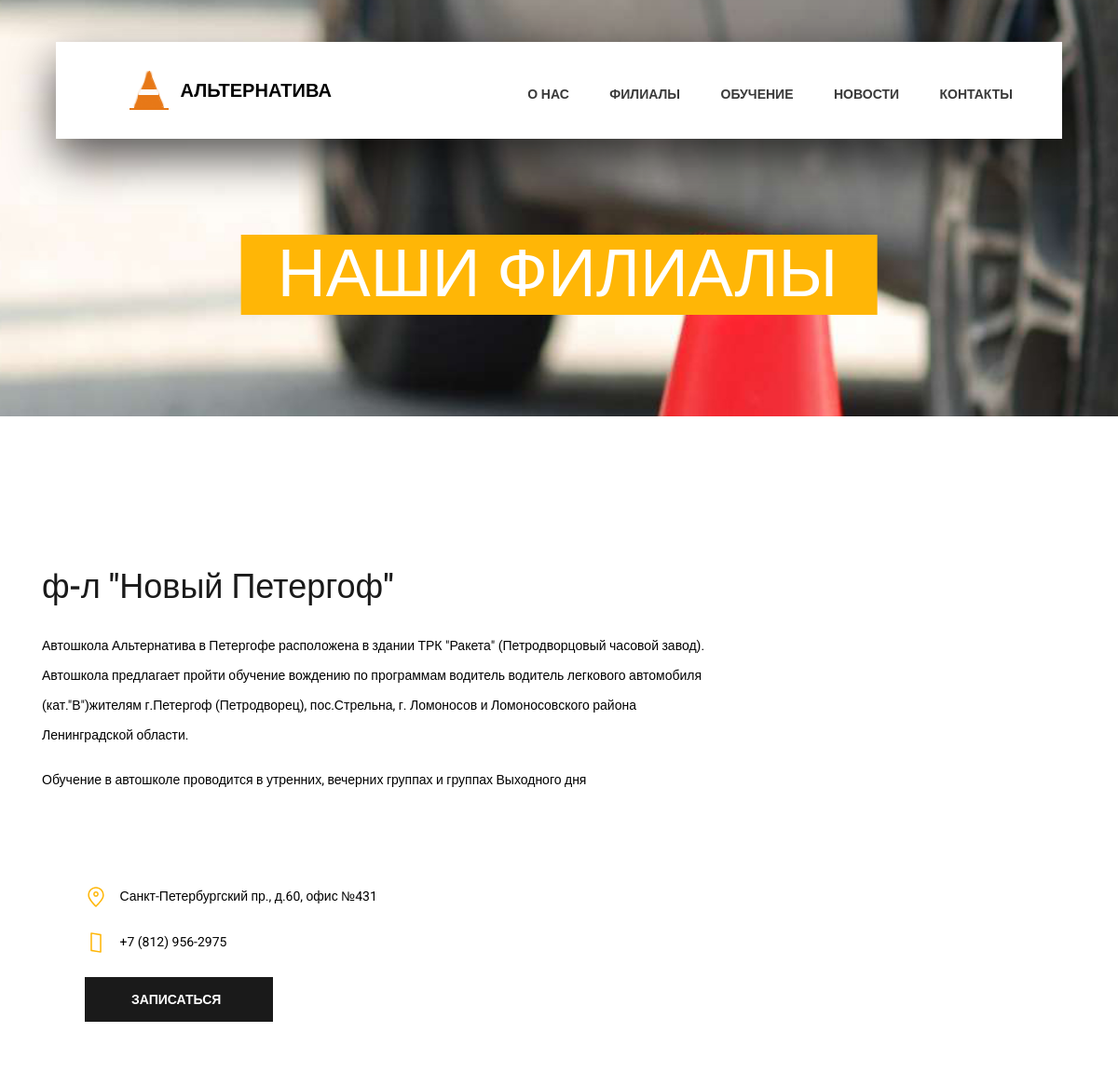
The app's page /classes/ (upper part), older data.
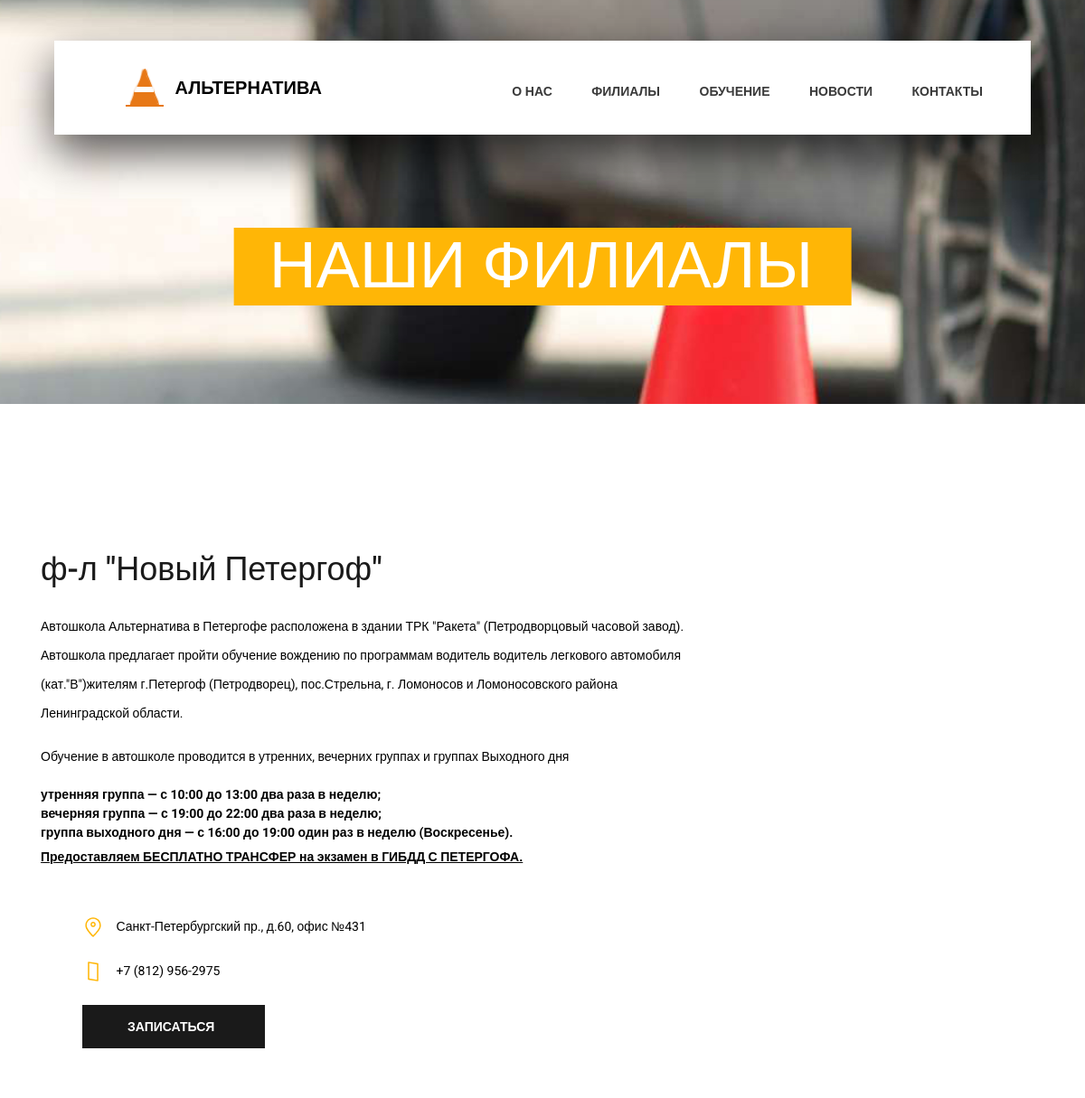
The same page, newer data.
### schooldriving/models.py (models this page shows, shortened)
class Branches(models.Model):
    name = models.CharField('Название филиала:', max_length=500)
    address = models.CharField('Адрес филиала:', max_length=500)
    phone = models.CharField('Номер телефона:', max_length=25, default='',)
    lat = models.CharField('Широта', max_length=50, default=None,
                                   help_text='Введите гео-координаты филиала вформате:60.0520376.Взять в google')
    lng = models.CharField('Долгота', max_length=50, default=None,help_text='Введите гео-координаты филиала вформате:30.334460.Взять в google')
    url = models.CharField('Url страницы для записи', max_length=250,help_text='gorelovo', default='')
    is_active = models.BooleanField('Активен:', default=True)
    description = RichTextField('Описание:', blank=True, null=True,)
    comments = models.CharField('Комментарий:', max_length=500, blank=True, null=True,)
    class Meta:
        verbose_name = 'Филиал'
        verbose_name_plural = 'Филиалы'

### schooldriving/views.py (the view)
# urls.py: path('classes/', views.classes, name='classes'),
def classes(request):
    branches = Branches.objects.filter(is_active=True)
    return render(request, 'classes.html', locals())

### schooldriving/templates/classes.html (shortened to what this page needs)
<!DOCTYPE html>
<html lang="en">
<head>
    {% load static %}
    <link rel="stylesheet" type="text/css" href="{% static 'styles/bootstrap4/bootstrap.min.css' %}">
    <link href="{% static 'plugins/fontawesome-free-5.0.1/css/fontawesome-all.css' %}" rel="stylesheet" type="text/css">
    <link rel="stylesheet" type="text/css" href="{% static 'styles/contact_styles.css' %}">
    <link rel="stylesheet" type="text/css" href="{% static 'styles/contact_responsive.css' %}">
</head>
<body>
<div class="super_container">
    <header class="header d-flex flex-row">
        <div class="header_content d-flex flex-row align-items-center">
            <div class="logo_container">
                <div class="logo">
                    <img src="{% static 'images/logo.png' %}" alt="">
                    <span><a id="logo-name" href="/">Альтернатива</a></span>
                </div>
            </div>
            <nav class="main_nav_container">
                <div class="main_nav">
                    <ul class="main_nav_list">
                        <li class="main_nav_item"><a href="/">О Нас</a></li>
                        <li class="main_nav_item"><a href="/classes">Филиалы</a></li>
                        <li class="main_nav_item"><a href="/#course">Обучение</a></li>
                        <li class="main_nav_item"><a href="/news">Новости</a></li>
                        <li class="main_nav_item"><a href="/contacts">Контакты</a></li>
                    </ul>
                </div>
            </nav>
        </div>
    </header>
    <div class="home">
        <div class="home_background_container prlx_parent">
            <div class="home_background prlx"
                 style="background-image:url({% static 'images/news_background.jpg' %})"></div>
        </div>
        <div class="home_content">
            <h1>НАШИ ФИЛИАЛЫ</h1>
        </div>
    </div>
    <div class="contact">
        <div class="container">
            {% for branch in branches %}
                <div class="row">
                    <div class="col-lg-8">
                        <div class="about">
                            <div class="about_title">{{ branch.name }}</div>
                            <div class="about_text">
                                {{ branch.description | default:'' | safe }}
                            </div>
                            <div class="contact_info">
                                <ul>
                                    <li class="contact_info_item">
                                        <div class="contact_info_icon">
                                            <img src="{% static 'images/placeholder.svg' %}"
                                                 alt="https://www.flaticon.com/authors/lucy-g">
                                        </div>
                                        {{ branch.address }}
                                    </li>
                                    <li class="contact_info_item">
                                        <div class="contact_info_icon">
                                            <img src="{% static 'images/smartphone.svg' %}"
                                                 alt="https://www.flaticon.com/authors/lucy-g">
                                        </div>
                                        <a href="tel://{{ branch.phone }}">{{ branch.phone }}</a>
                                    </li>
                                        <div class="button button_1 register_button_branch mx-auto "><a
                                                href="/classes/{{ branch.url }}/">Записаться</a>
                                        </div>
                                </ul>
                            </div>
                        </div>
                    </div>
                </div>
            {% endfor %}
        </div>
    </div>
</div>
</body>
</html>

Row changes from the older to the newer data that the page shows:
changed Branches "ф-л \"Новый Петергоф\"": description "…и группах Выходного дня" → "…и группах Выходного дня утренняя группа — с 10:00 до 13:00 два раза в неделю; вечерняя группа — с 19:00 до 22:00 два раза в неделю; группа выходного дня — с 16:00 до 19:00 один раз в неделю (Воскресенье). Предоставляем БЕСПЛАТНО ТРАНСФЕР на экзамен в ГИБДД С ПЕТЕРГОФА."
